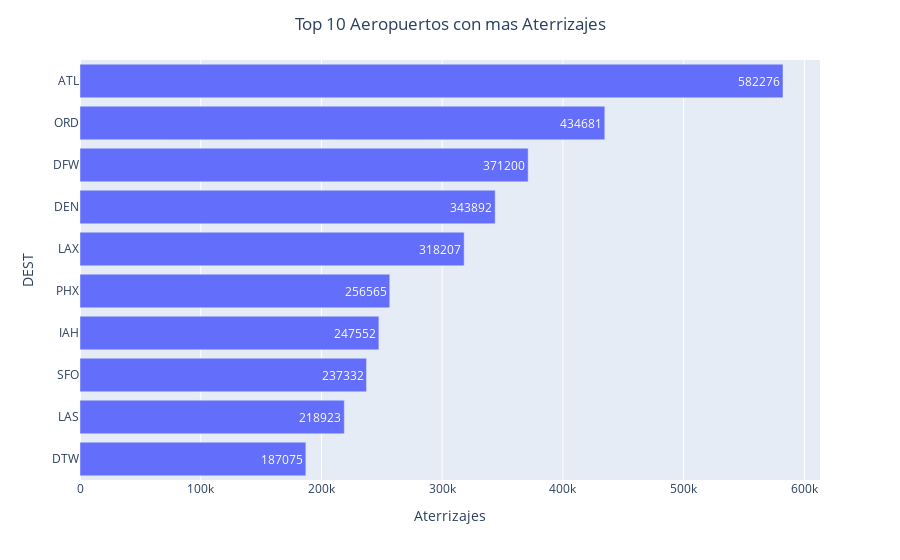

Notebook cell for this chart:
### Markdown cell above
#### 3.3 Top 10 aeropuertos con mas aterrizajes

### Code cell
df_Dest = pd.DataFrame(df['DEST'].value_counts().reset_index().values, columns = ["DEST", "Aterrizajes"])

df_Dest = df_Dest.sort_values('Aterrizajes', ascending = False).head(10)
df_Dest = df_Dest.sort_values('Aterrizajes', ascending = True)

fig = px.bar(df_Dest, x = 'Aterrizajes', y = 'DEST', text = 'Aterrizajes', orientation = 'h')
fig.update_layout(uniformtext_minsize = 4, uniformtext_mode = 'hide', title_text = 'Top 10 Aeropuertos con mas Aterrizajes', title_x = 0.5)

fig.show()

### Figure 1 — Plotly figure (JSON) as saved in the notebook; plotly's stock layout.template omitted (floating-point values rounded to 4 significant figures)
{"data": [{"alignmentgroup": "True", "hovertemplate": "Aterrizajes=%{text}<br>DEST=%{y}<extra></extra>", "legendgroup": "", "marker": {"color": "#636efa", "pattern": {"shape": ""}}, "name": "", "offsetgroup": "", "orientation": "h", "showlegend": false, "text": [187075, 218923, 237332, 247552, 256565, 318207, 343892, 371200, 434681, 582276], "textposition": "auto", "type": "bar", "x": [187075, 218923, 237332, 247552, 256565, 318207, 343892, 371200, 434681, 582276], "xaxis": "x", "y": ["DTW", "LAS", "SFO", "IAH", "PHX", "LAX", "DEN", "DFW", "ORD", "ATL"], "yaxis": "y"}], "layout": {"autosize": true, "barmode": "relative", "legend": {"tracegroupgap": 0}, "margin": {"t": 60}, "title": {"text": "Top 10 Aeropuertos con mas Aterrizajes", "x": 0.5}, "uniformtext": {"minsize": 4, "mode": "hide"}, "xaxis": {"anchor": "y", "autorange": true, "domain": [0, 1], "range": [0, 612900.0], "title": {"text": "Aterrizajes"}, "type": "linear"}, "yaxis": {"anchor": "x", "autorange": true, "domain": [0, 1], "range": [-0.5, 9.5], "title": {"text": "DEST"}, "type": "category"}}}
